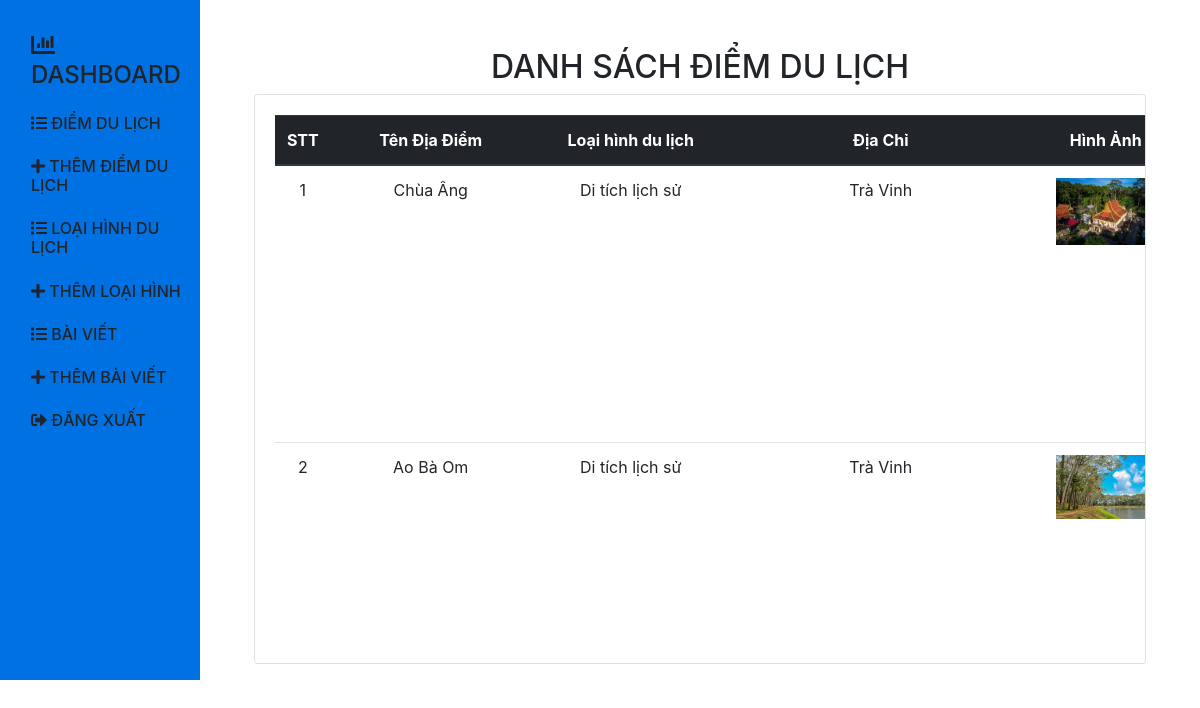
Screenshot of /admin/diemdulich/danhsach.php with the database file from the repository.
### tables this page shows
CREATE TABLE `tbldiemden` (
  `madiemden` int(11) NOT NULL,
  `tendiemden` varchar(100) NOT NULL,
  `diachi` varchar(200) NOT NULL,
  `hinhanh` varchar(100) NOT NULL,
  `mota` mediumtext NOT NULL,
  `giomocua` time NOT NULL,
  `giodongcua` time NOT NULL,
  `giothamquan` time NOT NULL,
  `gia` int(11) NOT NULL,
  `maloaihinh` int(30) NOT NULL
);

CREATE TABLE `tblloaihinh` (
  `maloaihinh` int(30) NOT NULL,
  `tenloaihinh` varchar(100) NOT NULL,
  `hinhanh` varchar(200) NOT NULL
);

### connect.php (called while the page is built, shortened)
<?php
$port = 'http://localhost:80/web_gioi_thieu_du_lich';
?>

### admin/diemdulich/danhsach.php (the view, shortened to what this page needs)
<!DOCTYPE html>
<html lang="en">
<head>
    <link rel="stylesheet" href="https://cdn.jsdelivr.net/npm/bootstrap@4.6.2/dist/css/bootstrap.min.css">
    <link rel="stylesheet" href="https://maxcdn.bootstrapcdn.com/bootstrap/4.0.0/css/bootstrap.min.css">
    <link rel="stylesheet" href="https://cdnjs.cloudflare.com/ajax/libs/font-awesome/5.15.3/css/all.min.css">
    <link rel="stylesheet" href="../css/danhsach.css">
    <link rel="stylesheet" href="../css/base.css">
</head>
<?php
    include('../../connect.php');
    $sql = "SELECT * FROM tbldiemden";
    $result = $conn->query($sql);
?>
<body>
<div class="container-fluid">
    <div class="row">
        <nav class="col-md-2 d-none d-md-block bg-light sidebar">
            <div class="sidebar-sticky">
            <ul class="nav flex-column mt-4">
                    <li class="nav-item">
                        <a class="nav-link active h4" href='<?php echo $port ?>/admin/trangchu.php'>
                            <i class="fas fa-chart-bar"></i> DASHBOARD
                        </a>
                        <a class="nav-link active h6" href="<?php echo $port ?>/admin/diemdulich/danhsach.php">
                            <i class="fas fa-list"></i> ĐIỂM DU LỊCH
                        </a>
                        <a class="nav-link active h6" href="<?php echo $port ?>/admin/diemdulich/them.php">
                            <i class="fas fa-plus"></i> THÊM ĐIỂM DU LỊCH
                        </a>
                        <a class="nav-link active h6" href="<?php echo $port ?>/admin/loaihinhdulich/danhsach.php">
                            <i class="fas fa-list"></i> LOẠI HÌNH DU LỊCH
                        </a>
                        <a class="nav-link active h6" href="<?php echo $port ?>/admin/loaihinhdulich/them.php">
                            <i class="fas fa-plus"></i> THÊM LOẠI HÌNH
                        </a>
                        <a class="nav-link active h6" href="<?php echo $port ?>/admin/baiviet/danhsach.php">
                            <i class="fas fa-list"></i> BÀI VIẾT
                        </a>
                        <a class="nav-link active h6" href="<?php echo $port ?>/admin/baiviet/them.php">
                            <i class="fas fa-plus"></i> THÊM BÀI VIẾT
                        </a>
                        <a class="nav-link active h6" href="<?php echo $port ?>/admin/index.php">
                            <i class="fas fa-sign-out-alt"></i> ĐĂNG XUẤT
                        </a>
                    </li>
                </ul>
            </div>
        </nav>
<main role="main" class="col-md-9 ml-sm-auto col-lg-10 px-4">
        <div class="container mt-5">
            <div class="form-group">
            <div class="container-fluid">
                            <h2 style="text-align: center;"> DANH SÁCH ĐIỂM DU LỊCH</h2>
                            <div class="card">
                                <div class="card-body" >
                                    <table class="table" style="text-align: center;">
                                        <thead class="thead-dark">
                                            <tr>
                                                <th >STT</th>
                                                <th class='tendiadiem'>Tên Địa Điểm</th>
                                                <th class='tendiadiem'>Loại hình du lịch</th>
                                                <th class='diachi'>Địa Chỉ</th>
                                                <th class='hinhanh'>Hình Ảnh</th>
                                            </tr>
                                        </thead>
                                        <tbody>
                                            <?php
                                            $i = 1;
                                                while($row = $result->fetch_assoc()){ ?>
                                                    <tr>
                                                        <td><?php echo $i++; ?></td>
                                                        <td class='tendiadiem'><?php echo $row['tendiemden']; ?></td>
                                                        <td class='tendiadiem'><?php
                                                        $maloaihinh = $row['maloaihinh'];
                                                        $sql2 = "SELECT tenloaihinh FROM tblloaihinh WHERE maloaihinh = $maloaihinh";
                                                        $conn2 = new mysqli("localhost", "root", "", "db_dulich");
                                                        $result2 = $conn2->query($sql2);
                                                            if ($result2->num_rows > 0) {
                                                                $row_loaihinh = $result2->fetch_assoc();
                                                                echo $row_loaihinh['tenloaihinh'];
                                                            } else {
                                                                echo "Không tìm thấy loại hình du lịch.";
                                                            }
                                                        ?></td>
                                                        <td class='diachi'><?php echo $row['diachi']; ?></td>
                                                        <td class='hinhanh'>
                                                            <img style ="width: 100px;" src="../../hinhanh/<?php echo $row['hinhanh']; ?>">
                                                        </td>
                                                    </tr>
                                            <?php  }?>
                                        </tbody>
                                    </table>
                                </div>
                            </div>
                        </div>
            </div>
        </div>
        </main>
    </div>
</div>

### admin/css/danhsach.css (style rules this page uses)
.card { height: 570px; overflow: auto; }
.tendiadiem { min-width: 200px; }
.diachi { min-width: 300px; }
.hinhanh { min-width: 150px; }

### admin/css/base.css (style rules this page uses)
html { width: 100%; margin: 0; padding: 0; }
.bg-light { background-color: #0071e2!important; }

### rows the page displays
tbldiemden: tendiemden "Chùa Âng", tblloaihinh.tenloaihinh "Di tích lịch sử", diachi "Trà Vinh", hinhanh (picture)
tbldiemden: tendiemden "Ao Bà Om", tblloaihinh.tenloaihinh "Di tích lịch sử", diachi "Trà Vinh", hinhanh (picture)
